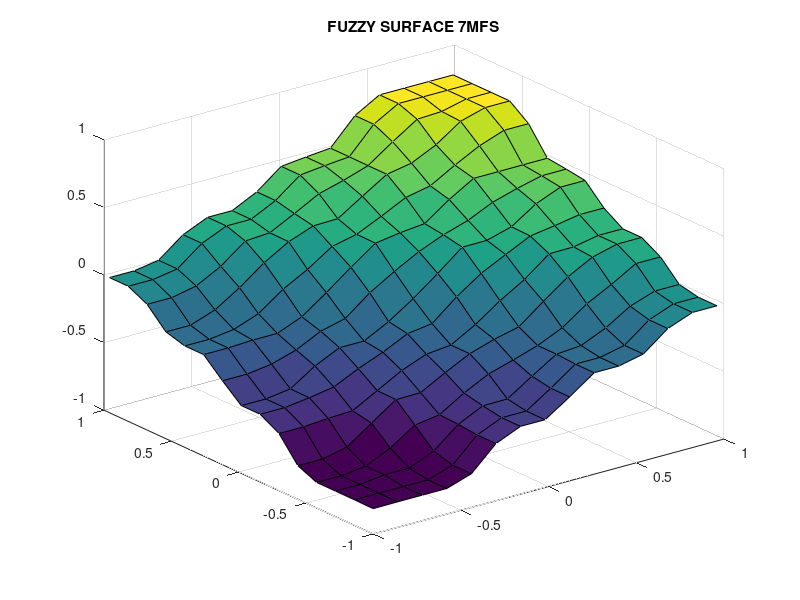

MATLAB code for this plot:
xb7=[-1.000000:0.140000:1.000000];
yb7=[-1.000000:0.140000:1.000000];
zb7=[-0.812500 -0.810916 -0.810916 -0.810916 -0.751099 -0.576717 -0.498701 -0.498701 -0.379013 -0.249351 -0.249351 -0.209455 -0.069818 0.000000 0.000000 ;-0.810916 -0.810916 -0.810916 -0.810916 -0.751099 -0.576717 -0.498701 -0.498701 -0.379013 -0.249351 -0.249351 -0.209455 -0.069818 0.000000 0.000000 ;-0.810916 -0.810916 -0.787984 -0.787984 -0.710814 -0.562654 -0.474809 -0.473076 -0.354095 -0.240162 -0.225333 -0.144857 -0.032191 0.029922 0.029922 ;-0.810916 -0.810916 -0.787984 -0.703147 -0.583077 -0.555831 -0.444416 -0.352657 -0.298307 -0.240162 -0.158285 -0.030243 0.063996 0.169558 0.169558 ;-0.751099 -0.751099 -0.710814 -0.583077 -0.458652 -0.456294 -0.357479 -0.266643 -0.209092 -0.166266 -0.026980 0.105852 0.202347 0.249351 0.249351 ;-0.576717 -0.576717 -0.562654 -0.555831 -0.456294 -0.356480 -0.285184 -0.266643 -0.163981 -0.036948 0.071296 0.211703 0.213888 0.249351 0.249351 ;-0.498701 -0.498701 -0.474809 -0.444416 -0.357479 -0.285184 -0.197376 -0.172028 -0.023221 0.101607 0.191570 0.279751 0.307179 0.339117 0.339117 ;-0.498701 -0.498701 -0.473076 -0.352657 -0.266643 -0.266643 -0.172028 -0.051608 0.086014 0.230925 0.232237 0.283845 0.404265 0.478753 0.478753 ;-0.379013 -0.379013 -0.354095 -0.298307 -0.209092 -0.163981 -0.023221 0.086014 0.183430 0.258636 0.316209 0.400724 0.454370 0.498701 0.498701 ;-0.249351 -0.249351 -0.240162 -0.240162 -0.166266 -0.036948 0.101607 0.230925 0.258636 0.277109 0.406427 0.514019 0.514019 0.515123 0.515123 ;-0.249351 -0.249351 -0.225333 -0.158285 -0.026980 0.071296 0.191570 0.232237 0.316209 0.406427 0.443802 0.547505 0.641097 0.706799 0.706799 ;-0.209455 -0.209455 -0.144857 -0.030243 0.105852 0.211703 0.279751 0.283845 0.400724 0.514019 0.547505 0.634019 0.758814 0.810916 0.810916 ;-0.069818 -0.069818 -0.032191 0.063996 0.202347 0.213888 0.307179 0.404265 0.454370 0.514019 0.641097 0.758814 0.767450 0.810916 0.810916 ;0.000000 0.000000 0.029922 0.169558 0.249351 0.249351 0.339117 0.478753 0.498701 0.515123 0.706799 0.810916 0.810916 0.810916 0.810916 ;0.000000 0.000000 0.029922 0.169558 0.249351 0.249351 0.339117 0.478753 0.498701 0.515123 0.706799 0.810916 0.810916 0.810916 0.810916 ;];
x7 = (xb7.^0)'*xb7;
y7 = yb7'*(yb7.^0);
surf(x7,y7,zb7);
title('FUZZY SURFACE 7MFS');